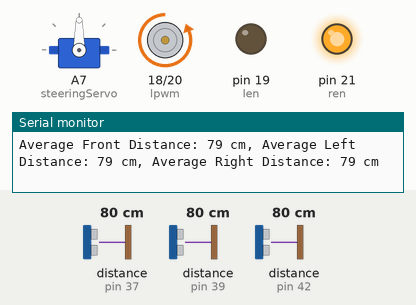
Recording of a sketch running on a simulated Arduino Mega 2560, built with avr-gcc and run on an emulated ATmega2560. Shown: servo, motor-driver pin pairs drawn as motors (green arrow = first pin HIGH = forward, orange = second pin HIGH = backward, longer = more drive), output pins drawn as LEDs (lit = HIGH), the last lines printed to the serial monitor. Wiring (inferred from the names in the program): 3 × ultrasonic range finder: trigger pin 36, echo pin 37 / trigger pin 38, echo pin 39 / trigger pin 41, echo pin 42. The inputs (shaded band) are chosen by the test bench; at power-on: distance to the obstacle (sensors on pin 39, pin 42, pin 37) 80 cm. The echo pulse lasts 58.3 µs per cm; pins used as bus, display or sensor lines are not drawn.

Above: at 1.2 s.
1.3 s: distance to the obstacle (sensor on pin 39) set to 2 cm
At 1.6 s:
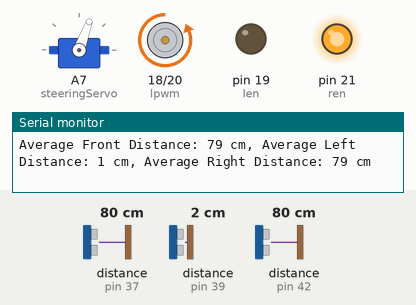
2.8 s: distance to the obstacle (sensor on pin 42) set to 17 cm
5.8 s: distance to the obstacle (sensor on pin 42) set to 14 cm
At 6.09 s:
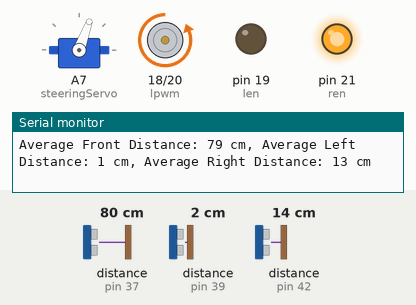
8.8 s: distance to the obstacle (sensor on pin 37) set to 60 cm
At 9.3 s:
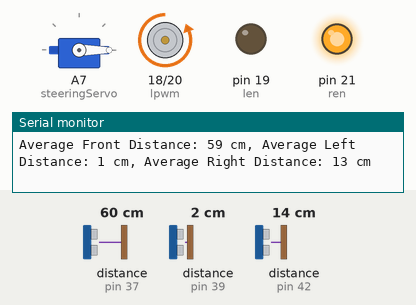
11.8 s: distance to the obstacle (sensor on pin 39) set to 18 cm
14.8 s: distance to the obstacle (sensor on pin 37) set to 55 cm
17.8 s: distance to the obstacle (sensor on pin 37) set to 45 cm
At 19.0 s:
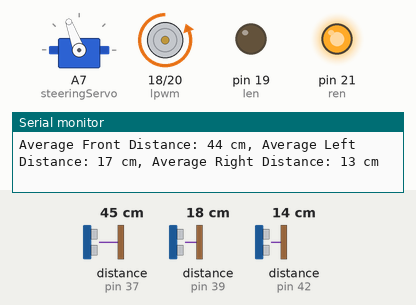
Timing chart, 0 to 20.8 s (numbered marks = the images above; inputs shaded):
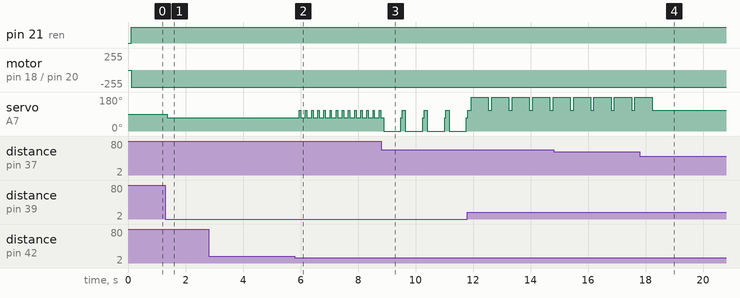

The sketch:

3sonar_average_distance.ino
```cpp
#include <Servo.h>

const int TRIGGER_PIN_FRONT = 36;  // Front sonar sensor trigger pin
const int ECHO_PIN_FRONT = 37;     // Front sonar sensor echo pin

const int TRIGGER_PIN_LEFT = 38;  // Left sonar sensor trigger pin
const int ECHO_PIN_LEFT = 39;     // Left sonar sensor echo pin

const int TRIGGER_PIN_RIGHT = 41;  // Right sonar sensor trigger pin
const int ECHO_PIN_RIGHT = 42;     // Right sonar sensor echo pin

const int ren = 21; const int rpwm = 20; const int len = 19; const int lpwm = 18;

Servo steeringServo;

const int forwardSpeed = 130; // Adjust this value for the desired forward speed
const int turnSpeed = 130;     // Adjust this value for the desired turn speed

void setup() {
  Serial.begin(9600);
  steeringServo.attach(A7);

  // Motor
  pinMode(ren, OUTPUT); pinMode(rpwm, OUTPUT); pinMode(len, OUTPUT); pinMode(lpwm, OUTPUT);
  // Sonar Sensors
  pinMode(TRIGGER_PIN_FRONT, OUTPUT); pinMode(ECHO_PIN_FRONT, INPUT);
  pinMode(TRIGGER_PIN_LEFT, OUTPUT); pinMode(ECHO_PIN_LEFT, INPUT);
  pinMode(TRIGGER_PIN_RIGHT, OUTPUT); pinMode(ECHO_PIN_RIGHT, INPUT);
}

int getAverageDistance(int triggerPin, int echoPin, int numSamples) {
  long totalDistance = 0;
  for (int i = 0; i < numSamples; i++) {
    digitalWrite(triggerPin, LOW);
    delayMicroseconds(1);
    digitalWrite(triggerPin, HIGH);
    delayMicroseconds(5);
    digitalWrite(triggerPin, LOW);

    unsigned long duration = pulseIn(echoPin, HIGH);
    int distance = duration * 0.0343 / 2;
    totalDistance += distance;
  }
  // Calculate the average distance
  int averageDistance = totalDistance / numSamples;
  return averageDistance;
}

void loop() {
  int numSamples = 5; // You can adjust this value based on the desired accuracy

  int sumFront = 0;
  int sumLeft = 0;
  int sumRight = 0;

  for (int i = 0; i < numSamples; i++) {
    int distanceFront = getAverageDistance(TRIGGER_PIN_FRONT, ECHO_PIN_FRONT, 1);
    int distanceLeft = getAverageDistance(TRIGGER_PIN_LEFT, ECHO_PIN_LEFT, 1);
    int distanceRight = getAverageDistance(TRIGGER_PIN_RIGHT, ECHO_PIN_RIGHT, 1);

    sumFront += distanceFront;
    sumLeft += distanceLeft;
    sumRight += distanceRight;
/*
    Serial.print("Front Distance: ");
    Serial.print(distanceFront);
    Serial.print(" cm, Left Distance: ");
    Serial.print(distanceLeft);
    Serial.print(" cm, Right Distance: ");
    Serial.print(distanceRight);
    Serial.println(" cm");
    */
  }

  // Calculate average distances
  int averageFront = sumFront / numSamples;
  int averageLeft = sumLeft / numSamples;
  int averageRight = sumRight / numSamples;

  Serial.print("Average Front Distance: ");
  Serial.print(averageFront);
  Serial.print(" cm, Average Left Distance: ");
  Serial.print(averageLeft);
  Serial.print(" cm, Average Right Distance: ");
  Serial.print(averageRight);
  Serial.println(" cm");

  if (averageFront >= 50 && averageFront <= 70) {
    // Obstacle detected in front
    if (averageLeft < averageRight) {
      // Obstacle detected on the left as well
      // Turn right
      steeringServo.write(0);
      digitalWrite(ren, HIGH);
      digitalWrite(len, LOW);
      analogWrite(rpwm, turnSpeed);
      analogWrite(lpwm, 0);
      delay(600);
    } else if (averageRight < averageLeft) {
      // Obstacle detected on the right as well
      // Turn left
      steeringServo.write(180);
      digitalWrite(ren, HIGH);
      digitalWrite(len, LOW);
      analogWrite(rpwm, turnSpeed);
      analogWrite(lpwm, 0);
      delay(600);
    }
  } else {
    // No obstacle in front, move forward and steer straight
    steeringServo.write(90);
    digitalWrite(ren, HIGH);
    digitalWrite(len, LOW);
    analogWrite(rpwm, forwardSpeed);
    analogWrite(lpwm, 0);
  }

  if (averageLeft < 15 ) {
    // Obstacle detected on the left as well
    // Turn right
    steeringServo.write(70);
    digitalWrite(ren, HIGH);
    digitalWrite(len, LOW);
    analogWrite(rpwm, 130);
    analogWrite(lpwm, 0);
    delay(50);
    //steeringServo.write(125);
  }
  if (averageRight < 15  ) {
    // Obstacle detected on the right as well
    // Turn right
    steeringServo.write(110);
    digitalWrite(ren, HIGH);
    digitalWrite(len, LOW);
    analogWrite(rpwm, 130);
    analogWrite(lpwm, 0);
    delay(50);

  }
  if ( averageFront >= 70) {

    if (averageLeft < averageRight ) {
    // Obstacle detected on the left as well
    // Turn right
    steeringServo.write(70);
    digitalWrite(ren, HIGH);
    digitalWrite(len, LOW);
    analogWrite(rpwm, 130);
    analogWrite(lpwm, 0);
    delay(50);
    //steeringServo.write(125);
  }
  if (averageRight < averageLeft  ) {
    // Obstacle detected on the right as well
    // Turn right
    steeringServo.write(110);
    digitalWrite(ren, HIGH);
    digitalWrite(len, LOW);
    analogWrite(rpwm, 130);
    analogWrite(lpwm, 0);
    delay(50);

  }
  }
}
```

Measured:
- the behaviour switches between 16 and 15 cm on distance to the obstacle (sensor on pin 42) (found by bisection; images 1 and 2)
- the behaviour switches between 51 and 50 cm on distance to the obstacle (sensor on pin 37) (found by bisection; images 3 and 4)
- after the input at 1.3 s, servo on A7 (steeringServo): 90° → 70° after 0.07 s
- after the input at 5.8 s, servo on A7 (steeringServo): alternates 110° for 0.05 s and 70° for 0.16 s, starting after 0.16 s
- after the input at 17.8 s, servo on A7 (steeringServo): goes on until 18.2 s, then stays 110°
